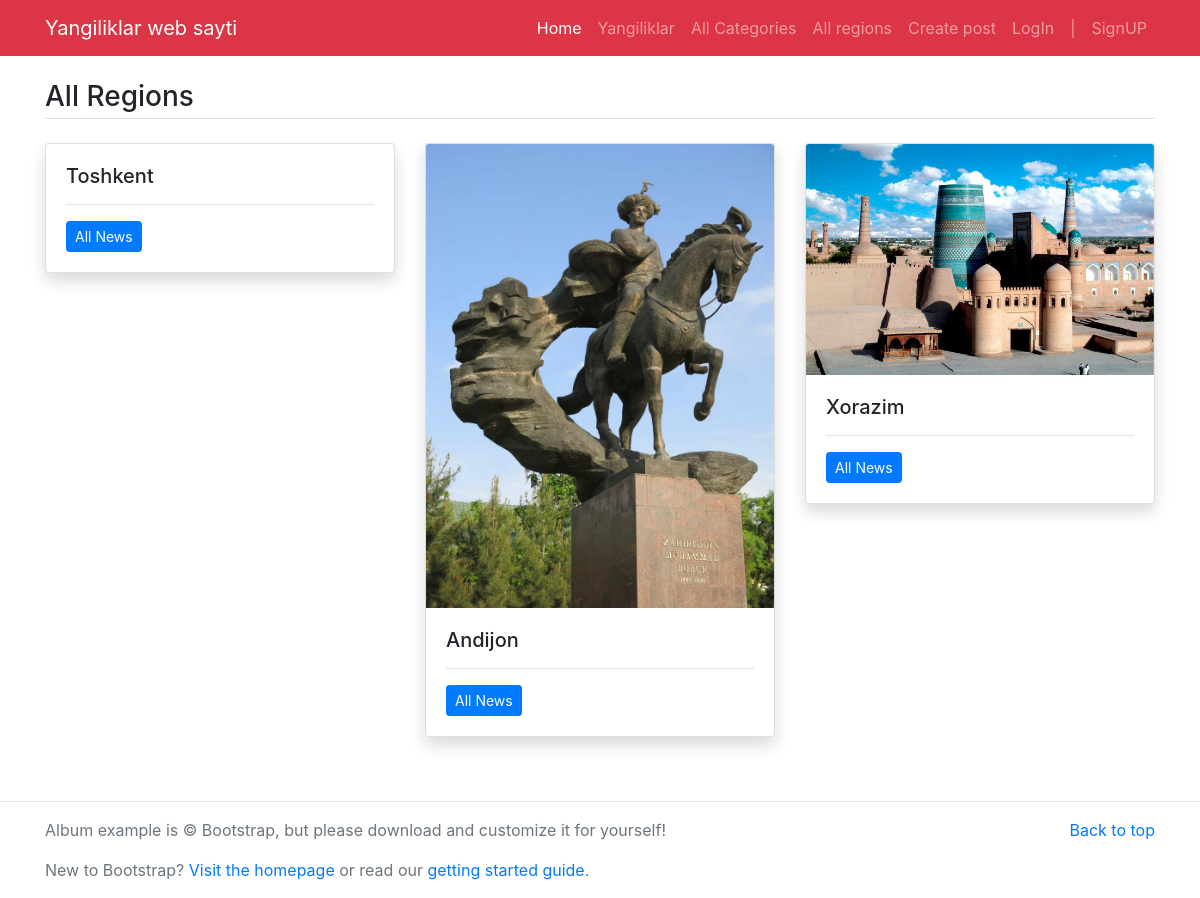
The page /all-regions on the database its author committed.
### News/models.py (models this page shows, shortened)
class Region(models.Model):
    name=models.CharField(max_length=100, null=True)
    image = models.ImageField(upload_to='images/')

### News/views.py (the view)
# urls.py: path('all-regions',all_region,name='all-region'),
def all_region(request):
    regs=Region.objects.all()
    return render(request,'region.html',{
        'regs':regs
    })

### templates/region.html
{% extends 'base.html' %}
{% block content%}
<main class="container mt-3 mb-5">
	<h3 class="border-bottom pb-1 my-4">All Regions</h3>
	<div class="row">
	{% for reg in regs %}
		<div class="col-md-4">
			<div class="card mb-3 shadow">
				<img src="/media/{{reg.image}}" class="card-img-top" alt="{{reg.title}}">
		    <div class="card-body">
			    <h5 class="card-title">{{ reg.name}}</h5>
			    <hr/>
			    <p class="card-text"><a href="region/{{reg.id}}" class="btn btn-sm btn-primary">All News</a></p>
			  </div>
			</div>
		</div>
	{% endfor%}
	</div>
</main>
{% endblock%}

### rows shown on the page
Region: name "Toshkent"
Region: image (picture), name "Andijon"
Region: image (picture), name "Xorazim"
